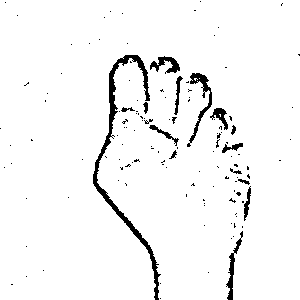
#> input picture images/fist102.png, 300 x 300 px, given in place of the camera
$ python captureGestures.py
#> lines starting #> are read from the running program, lines starting #| are printed output that depends on the picture; after the words box and inside, x2 and y2 are one past the last pixel; in counts of white or black regions, pixels touching at a corner belong together
### globalUtils.py
import cv2

def extractROI(frame, x, y, h, w):
    roi = frame[y:y+h, x:x+w]
    roi_gray = cv2.cvtColor(roi, cv2.COLOR_BGR2GRAY)
    roi_blur = cv2.GaussianBlur(roi_gray,(5,5),2)
    final_roi = cv2.adaptiveThreshold(roi_blur,255,cv2.ADAPTIVE_THRESH_GAUSSIAN_C,cv2.THRESH_BINARY,11,2)
    return final_roi

### captureGestures.py
import cv2
import os
import shutil
from globalSettings import *
from globalUtils import extractROI

cap = cv2.VideoCapture(0)
saveimg = False
imgcounter = 0
maximages = 0
path = "./images/"

while True:
    _, frame = cap.read()
#> frame is the input picture: shape (300, 300, 3); 96% white; 130 black regions (114 under 20 px), largest, box (x1, y1, x2, y2) and area: (93, 55, 161, 300) 1510, (187, 73, 212, 147) 395, (226, 231, 243, 300) 276

    # flip to compensate mirror effect
    frame = cv2.flip(frame, 1)
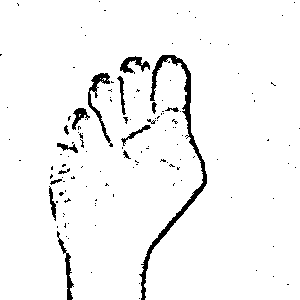
#> frame: shape (300, 300, 3); 96% white; 130 black regions (114 under 20 px), largest, box (x1, y1, x2, y2) and area: (139, 55, 207, 300) 1510, (88, 73, 113, 147) 395, (57, 231, 74, 300) 276

    # reduce size of image
    frame = cv2.resize(frame, (640,480))
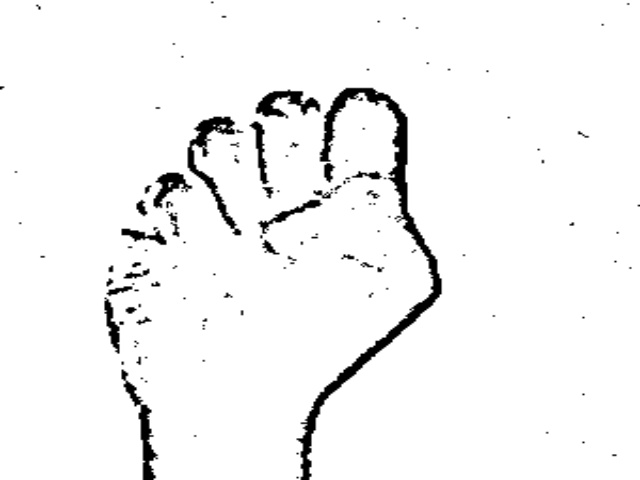
#> frame: shape (480, 640, 3); min 0, max 255, mean 244.8

    # extract region of interest and convert to binary
    final_roi = extractROI(frame, x, y, h, w)
#> in extractROI, `roi = frame[y:y+h, x:x+w]`:
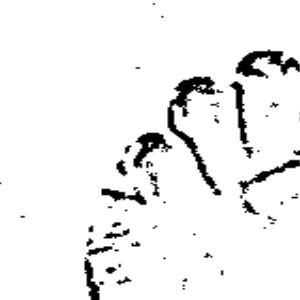
#> roi: shape (300, 300, 3); min 0, max 255, mean 240
#> in extractROI, `roi_blur = cv2.GaussianBlur(roi_gray,(5,5),2)`:
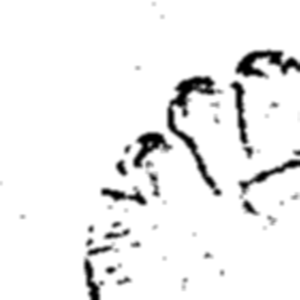
#> roi_blur: shape (300, 300); min 0, max 255, mean 240
#> in extractROI, `final_roi = cv2.adaptiveThreshold(roi_blur,255,cv2.ADAPTIVE_THRESH_GAU..`:
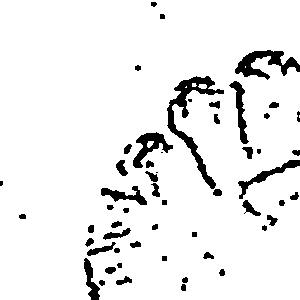
#> final_roi: shape (300, 300); 92.8% white; 55 black regions (5 under 20 px), largest, box (x1, y1, x2, y2) and area: (167, 76, 224, 189) 1332, (235, 50, 300, 80) 849, (133, 132, 173, 168) 555

    # display stream
    cv2.rectangle(frame, (x,y),(x+w,y+h),(0,255,0),1)
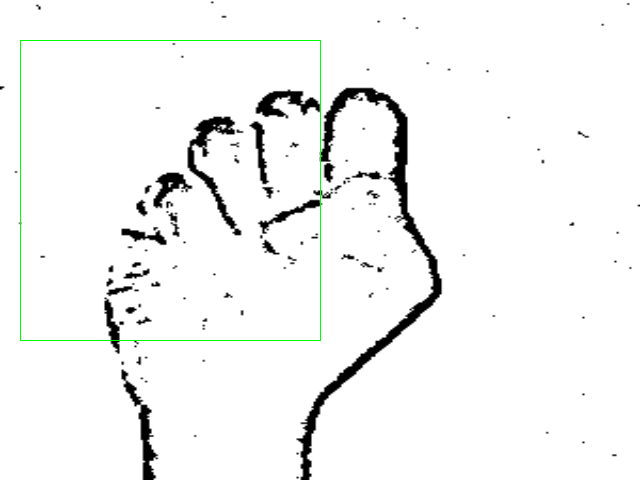
#> frame: shape (480, 640, 3); 0.39% of pixels changed, all inside (x1, y1, x2, y2) = (20, 40, 321, 341)
    cv2.imshow('Stream', frame)
    cv2.imshow('roi', final_roi)

    # save images with gesture name
    if saveimg:
        if imgcounter < maximages:
            imgcounter += 1
            name = gestureName + str(imgcounter) + ".png"
            print('saving image ', name)
            cv2.imwrite(path+name, final_roi)
        else:
            saveimg = False
            imgcounter = 0
            maximages = 0

    key = cv2.waitKey(1)
#> (key q is pressed here)

    # process keys
    if key == ord('q'):
        break
    elif key == ord('r'):
        if os.path.exists(path):
            shutil.rmtree(path)
        os.mkdir(path)
        print("Path reset complete...")
    elif key == ord('n'):
        gestureName = input('Enter gesture name : ')
        maximages = int(input('Enter collection size : '))
        print("When ready press key 'c' to start capturing")
    elif key == ord('c'):
        if maximages == 0:
            print("Set the capture settings first by pressing key 'n'...")
        else:
            saveimg = True

cap.release()
cv2.destroyAllWindows()

$ run again, on images/fist107.png
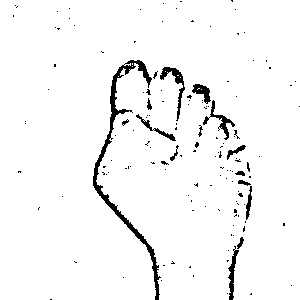
#> input picture images/fist107.png, 300 x 300 px, given in place of the camera
#> frame is the input picture: shape (300, 300, 3); 96.2% white; 142 black regions (127 under 20 px), largest, box (x1, y1, x2, y2) and area: (93, 60, 161, 300) 1442, (160, 67, 185, 121) 301, (203, 100, 235, 140) 247
#> in extractROI, `final_roi = cv2.adaptiveThreshold(roi_blur,255,cv2.ADAPTIVE_THRESH_GAU..`:
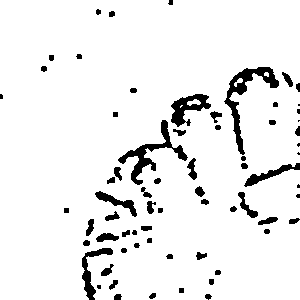
#> final_roi: shape (300, 300); 93.1% white; 68 black regions (9 under 20 px), largest, box (x1, y1, x2, y2) and area: (224, 67, 279, 155) 1014, (118, 120, 188, 185) 905, (171, 94, 211, 127) 602
#> `cv2.rectangle(frame, (x,y),(x+w,y+h),(0,255,0),1)`:
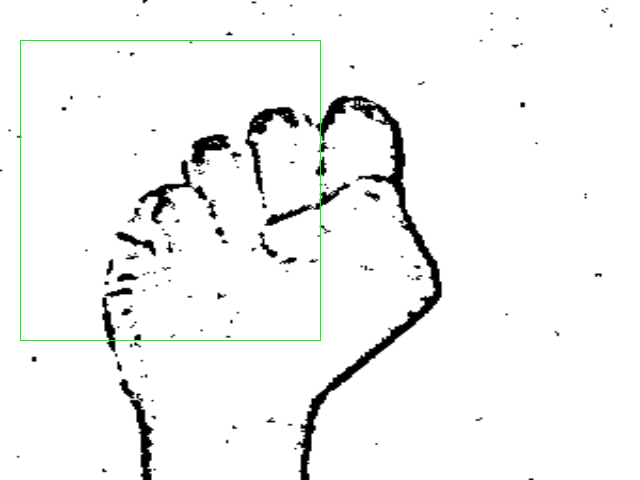
#> frame: shape (480, 640, 3); mean B, G, R 244.5, 245.5, 244.5

$ run again, on images/fist99.png
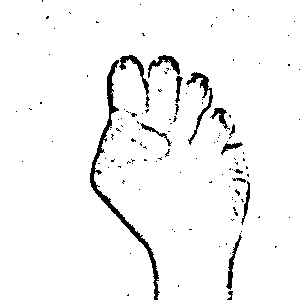
#> input picture images/fist99.png, 300 x 300 px, given in place of the camera
#> frame is the input picture: shape (300, 300, 3); 96.1% white; 127 black regions (112 under 20 px), largest, box (x1, y1, x2, y2) and area: (90, 60, 160, 300) 1252, (186, 72, 213, 145) 390, (119, 55, 150, 108) 297
#> in extractROI, `final_roi = cv2.adaptiveThreshold(roi_blur,255,cv2.ADAPTIVE_THRESH_GAU..`:
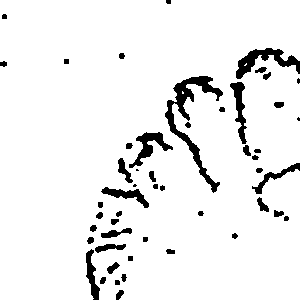
#> final_roi: shape (300, 300); 93.5% white; 51 black regions (5 under 20 px), largest, box (x1, y1, x2, y2) and area: (165, 76, 223, 193) 1382, (236, 48, 300, 79) 738, (129, 132, 173, 168) 515
#> `cv2.rectangle(frame, (x,y),(x+w,y+h),(0,255,0),1)`:
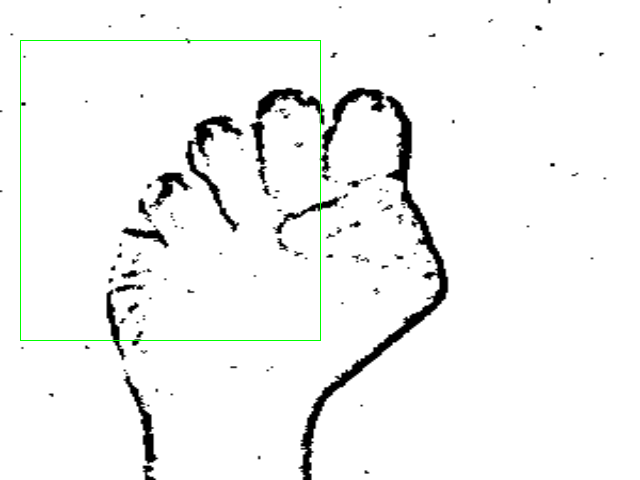
#> frame: shape (480, 640, 3); mean B, G, R 244.2, 245.2, 244.2

$ run again, on images/hand103.png
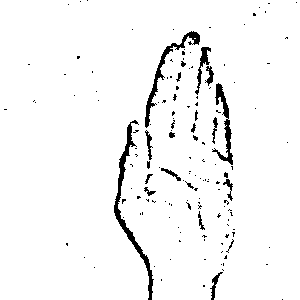
#> input picture images/hand103.png, 300 x 300 px, given in place of the camera
#> frame is the input picture: shape (300, 300, 3); 96.2% white; 145 black regions (124 under 20 px), largest, box (x1, y1, x2, y2) and area: (114, 120, 154, 300) 887, (145, 31, 200, 128) 599, (212, 83, 233, 165) 483
#> in extractROI, `final_roi = cv2.adaptiveThreshold(roi_blur,255,cv2.ADAPTIVE_THRESH_GAU..`:
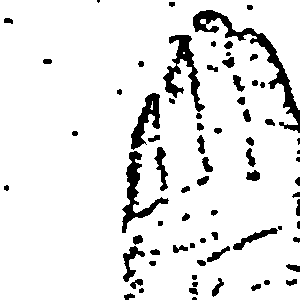
#> final_roi: shape (300, 300); 90.8% white; 73 black regions (7 under 20 px), largest, box (x1, y1, x2, y2) and area: (193, 10, 300, 133) 1723, (163, 35, 205, 112) 1059, (122, 151, 169, 233) 950
#> `cv2.rectangle(frame, (x,y),(x+w,y+h),(0,255,0),1)`:
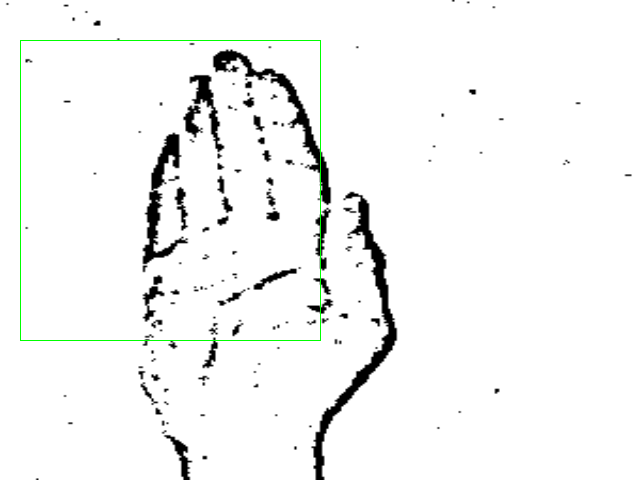
#> frame: shape (480, 640, 3); mean B, G, R 244.3, 245.3, 244.3
